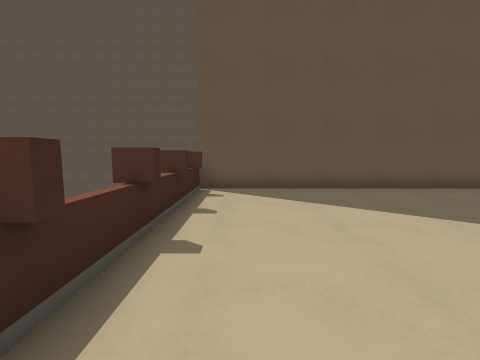
[1] (above)

12 first-person views from a walk through a level from a Godot 3-D game. The camera is 1.2 m above the floor, tilts 6° down and sees 90° across. The floor is counted in squares, 1 m on a side. Each view is taken from the middle of a square. On the plan, view 1 faces up. The plan holds only what a view shows up to about 12 squares ahead; the rest is blank. The place goes on beyond the plan.

[2]
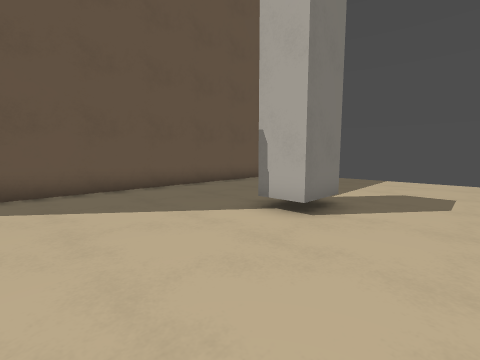

[3]
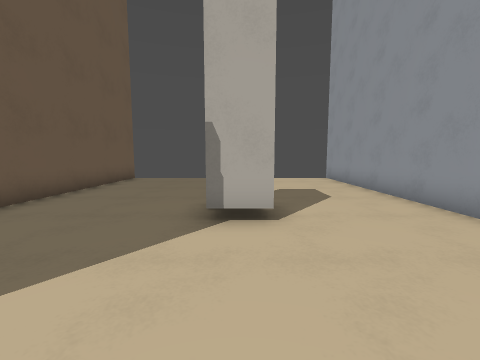

[4]
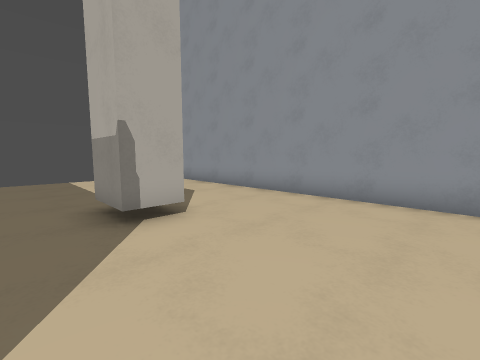

[5]
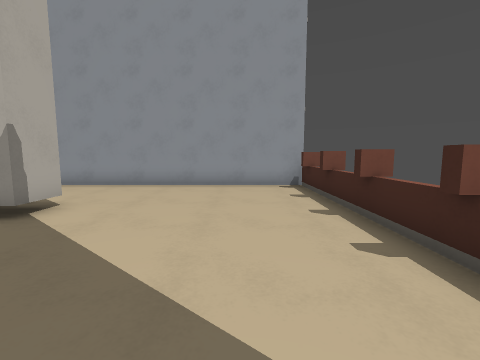

[6]
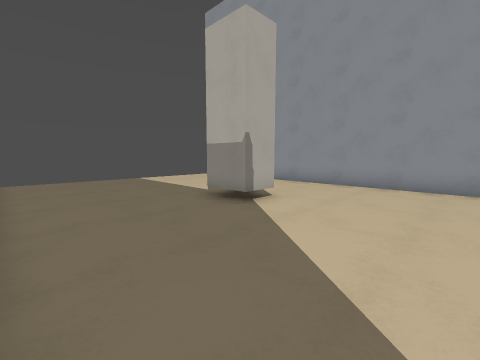

[7]
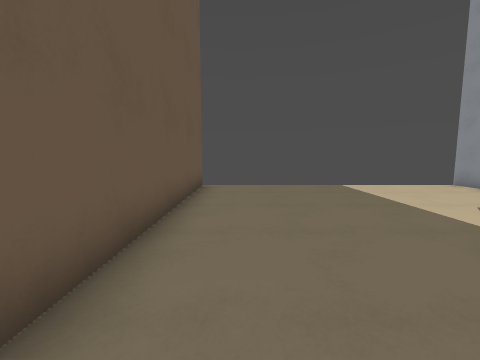

[8]
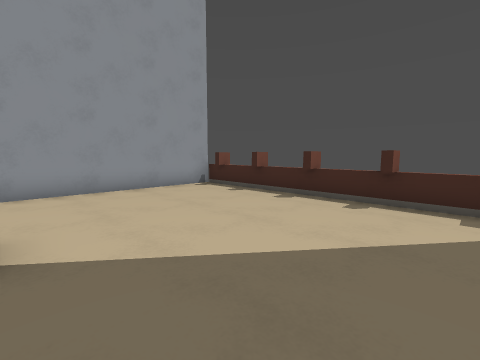

[9]
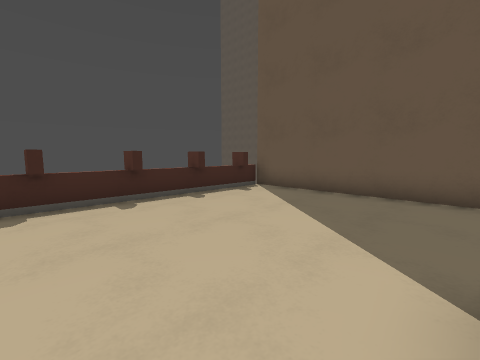

[10]
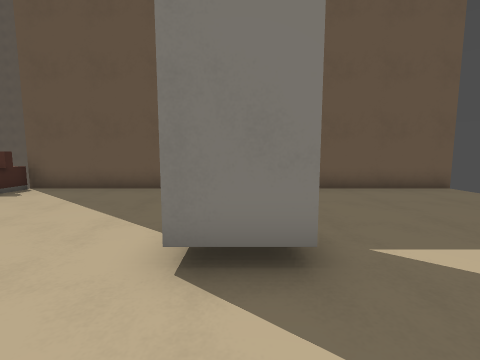

[11]
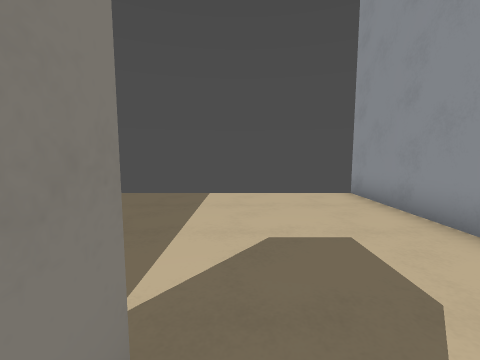

[12]
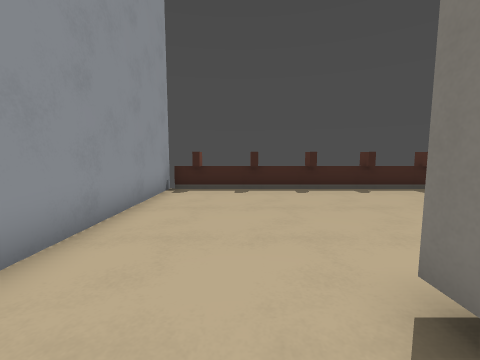

### Floor plan
Points are (right, up) in squares from view 1. A wall is a line through its corners. A room is listed if a view was taken in it or the views show most of it. See-through windows are left out.
Room 1 (views 1, 2, 3, 4, 5, 6, 7, 8, 9, 10, 11, 12)
walls: (6.9, 2.4) (5.2, 2.4) (5.2, 3.6) (6.9, 3.6); (-1.1, 3.4) (-1.9, 3.4); (-1.1, 5.4) (-1.9, 5.4); (-1.1, 1.4) (-1.9, 1.4); (-1.1, 7.4) (-1.9, 7.4); (-1.9, 3.6) (-1.1, 3.6); (-1.9, 5.6) (-1.1, 5.6); (-1.9, 1.6) (-1.1, 1.6); (13.6, 8.5) (-1.4, 8.5); (-1.9, -0.4) (-1.1, -0.4); (-1.4, -1.5) (13.5, -1.5)
low walls: (-1.4, 8.5) (-1.4, -1.5)

Where each view was taken, in squares from view 1:
view 1: 0 up, 0 right, facing up
view 2: 0 up, 1 right, facing up-right
view 3: 3 up, 1 right, facing right
view 4: 5 up, 1 right, facing down-right
view 5: 8 up, 1 right, facing down
view 6: 8 up, 1 right, facing down-right
view 7: 7 up, 4 right, facing right
view 8: 7 up, 5 right, facing down-left
view 9: 1 up, 5 right, facing up-left
view 10: 0 up, 6 right, facing up
view 11: 2 up, 6 right, facing right
view 12: 1 up, 7 right, facing left
